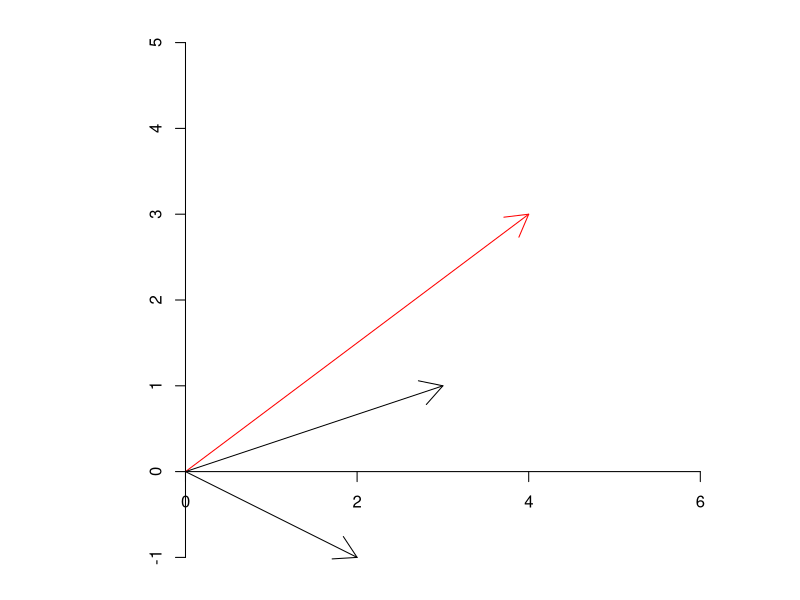
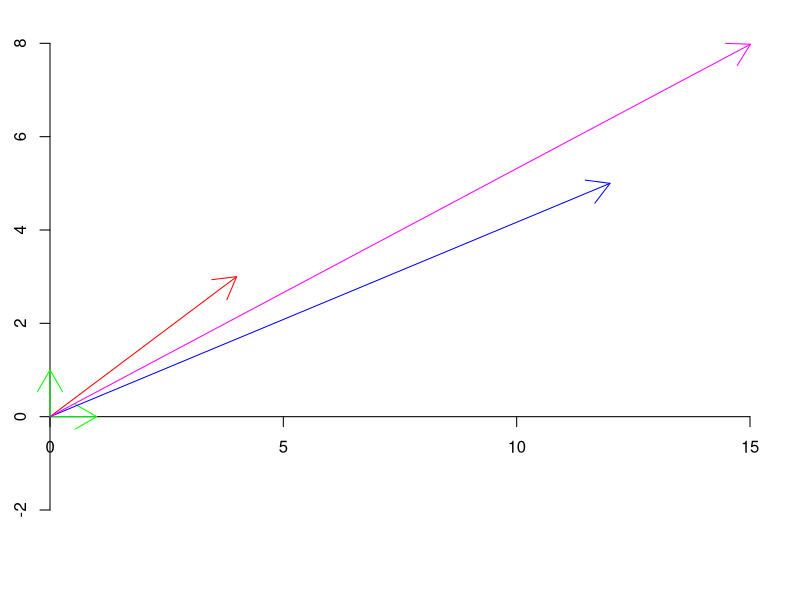
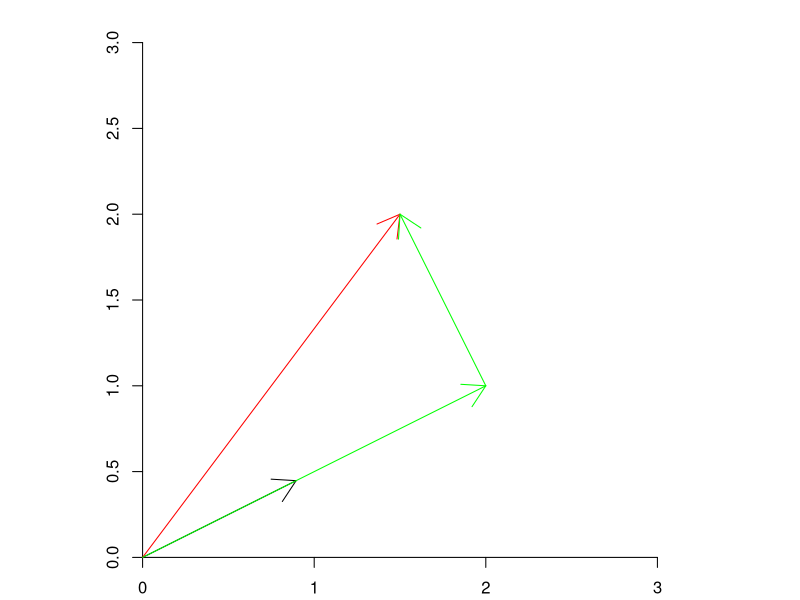
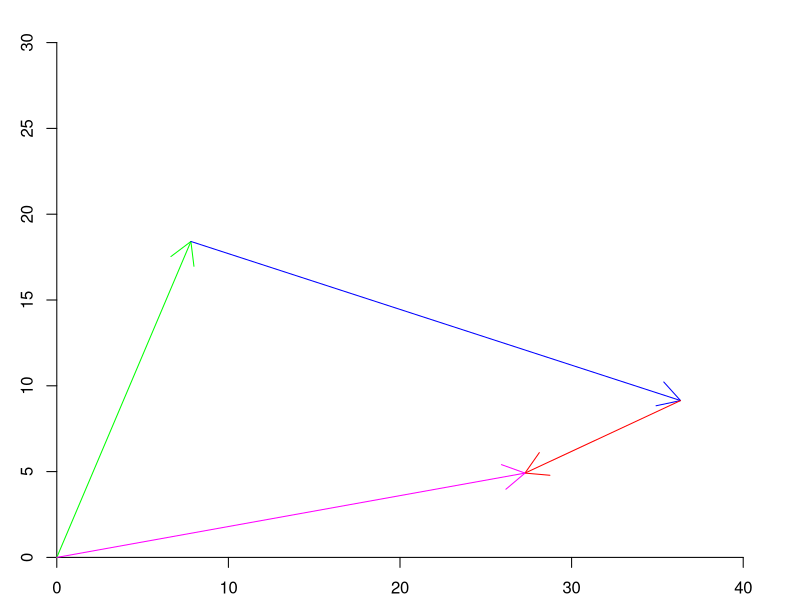

Recreate these plots in R, in order.
#Math 23 Script 1.2A-LengthDotAngle.R
#Module 1, Week 2, subsections 1.1 and 1.2

#Last modified: September 3, 2014 by Paul Bamberg

#Topic 1 - Length, Dot Product, Angles

par(mar=c(1,1,1,1)+0.1, pch=20)  #set up narrow margins
plot(NULL, xlim = c(0,5), ylim = c(-1,5), xlab = "", ylab= "", asp = 1, axes = FALSE)
axis(1,pos = 0); axis(2,pos = 0) #set up axes at left and bottom

#Here is a vector in the plane.
v <- c(4,3)  #4 meters east, 3 meters north
arrows(0,0,4,3, col = "red")
#Get its length by the Pythagorean theorem.
sqrt(v[1]^2+v[2]^2)

#Here is another way, based on how R works with vectors,
v^2    #R squares each component of the vector
sqrt(sum(v^2))
#This second approach works with vectors of any length:
w <- c(1,2,3,4,1,1,2); sqrt(sum(w^2))

#We can define a function that does the job:
Norm <- function(v) sqrt(sum(v^2))
Norm(v); Norm(w)    #must capitalize N in "Norm"

#Dot product of two vectors
v1 <- c(3,1); v2 <-c(2,-1)
arrows(0,0,3,1); arrows(0,0,2,-1)
v1[1]*v2[1]+v1[2]*v2[2]   #do it "by hand"
#Here is another way, based on how R works with vectors
v1*v2   #R multiplies components of the two vectors
sum(v1*v2)     #again this works for vectors of any length

#We can define a function that does the job:
"%.%" <- function(x,y) sum(x*y) #define our own operator
"%.%"(v1,v2)   #quotes needed when we use the function
v1 %.% v2      #no quotes needed when we use the operator
#Now we have yet another way to get the length of v
sqrt(v%.%v)

#The angle between two vectors is defined in terms of the dot product.
acos((v1%.%v2)/(Norm(v1)*Norm(v2)))
#This comes out in radians. 
Acos <- function(x) acos(x)*180/pi  #this comes out in degrees
Acos((v1%.%v2)/(Norm(v1)*Norm(v2))) #45 degrees looks right
#Let's write a function to get the angle in degrees between two vectors.
angleBetween <- function(x,y) Acos((x%.%y)/(Norm(x)*Norm(y)))
angleBetween(v1,v2)   #included in the library script


#Topic 2 - Components of a vector
plot(NULL, xlim = c(0,15), ylim = c(0,5), xlab = "", ylab= "", asp = 1, axes = FALSE)
axis(1,pos = 0); axis(2,pos = 0) #set up axes at left and bottom
#Define the standard basis vectors in R^2
e1.2 <- c(1,0)   #unit length, points east
e2.2 <- c(0,1)   #unit length, points north
arrows(0,0,1,0,col = "green"); arrows(0,0,0,1,col = "green") #display them
e1.2 %.% e2.2      #zero dot product means orthogonal

v <- c(4,3); arrows(0,0,v[1],v[2],col = "red")
angleBetween(v,e1.2)  #v points 37 degrees north of east
#The angle is correct because we set asp = 1.
v%.%e1.2; v%.%e2.2 #extract the two components

#Any vector is a linear combination of the standard basis vectors
v13 <- 12*e1.2 + 5*e2.2; v13
arrows(0,0,v13[1],v13[2],col = "blue")

#Let's make a vector of length 17 directed 28 degrees north of east
v17 <- c(17*cos(28*pi/180),17*sin(28*pi/180)); v17
arrows(0,0,v17[1],v17[2],col = "magenta")
#We can write a function to do this:
make2Dvec <- function(len, angle) {
  c(len*cos(angle*pi/180),len*sin(angle*pi/180))
}
make2Dvec(17,28)

#It is often useful to resolve a vector into components 
#relative to a unit vector.

plot(NULL, xlim = c(0,3), ylim = c(0,3), xlab = "", ylab= "", asp = 1, axes = FALSE)
axis(1,pos = 0); axis(2,pos = 0) #set up axes at left and bottom
a <- c(2,1)   #any vector will do
aUnit <- a/Norm(a); a; arrows(0,0,aUnit[1], aUnit[2])  #a unit vector
v <- c(1.5, 2); arrows(0,0,1.5,2, col = "red")
v1 <- (v%.%aUnit)*aUnit #the component of v along aUnit
arrows(0,0,v1[1], v1[2], col = "green")
v2 <- v - v1   #the other component
arrows(v1[1],v1[2],v[1], v[2], col = "green") #perpendicular to aUnit

#Topic 3 - Angles in Pythagorean triangles
#It is convenient to have "28 degrees" mean the small angle in an 8-15-17 triangle
A28 <- acos(15/17)*180/pi; A28
make2Dvec(17,A28)    #now the components are integers
#In the library script are a complete set of these, e.g.
A53 <- acos(3/5)*180/pi; A53
make2Dvec(5,A53)


#Topic 4 - Vector calculation using components
#A ship travels 20 miles 67 degrees north of east
#It then travels 30 miles 18 degrees south of east
#Finally it travels 10 miles 25 degrees south of west
#How far has it moved from its starting point,and in what direction?

plot(NULL, xlim=c(0,40),  ylim =c(0,30), asp =1, axes = FALSE ) #make empty plot
axis(1,pos = 0); axis(2,pos = 0) #set up axes at left and bottom
#The aspect ratio must be 1 or the angles will look wrong!
O <- c(0,0)  #starting point
v1 <- make2Dvec(20,67); v1
P1 <- O + v1 #after first leg
arrows(O[1],O[2],P1[1],P1[2], col = "green")

v2 <- make2Dvec(30,-18); v2
P2 <- P1 + v2 #after second leg
arrows(P1[1],P1[2],P2[1],P2[2], col = "blue")

v3 <- make2Dvec(10,180+25); v3
P3 <- P2 + v3 #after third leg
arrows(P2[1],P2[2],P3[1],P3[2], col = "red")

arrows(O[1],O[2],P3[1],P3[2], col = "magenta" )
Norm(v1+v2+v3)    #distance from starting point
angleBetween(v1+v2+v3, e1.2)


 
